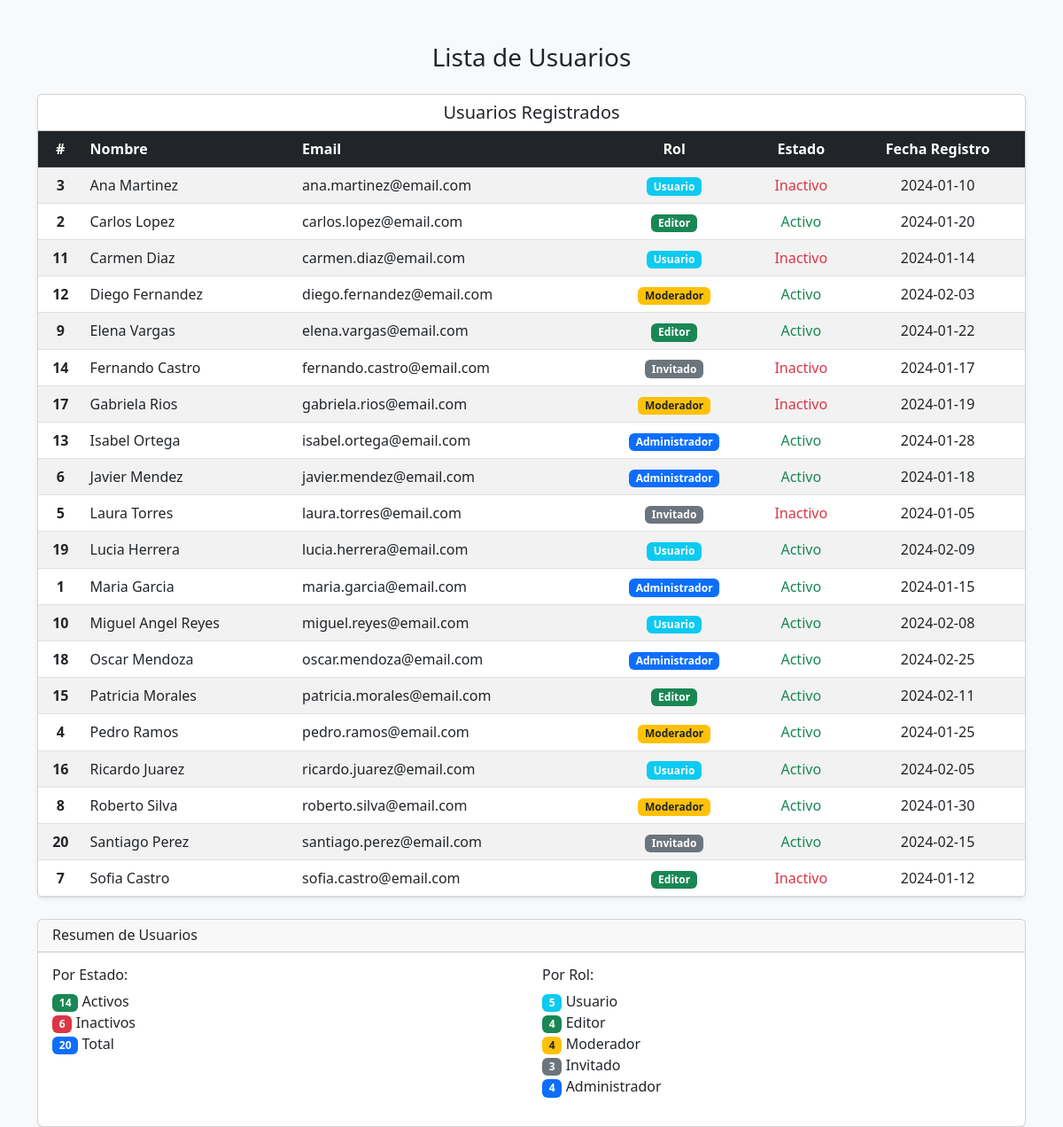
Screenshot of /usuarios/tabla_usuarios_03_bd.php with the database file from the repository.
### tables this page shows
CREATE TABLE IF NOT EXISTS usuarios (
    id INT PRIMARY KEY AUTO_INCREMENT,
    nombre VARCHAR(100) NOT NULL,
    email VARCHAR(150) UNIQUE NOT NULL,
    rol ENUM('Administrador', 'Editor', 'Moderador', 'Usuario', 'Invitado') NOT NULL,
    estado ENUM('activo', 'inactivo') NOT NULL DEFAULT 'activo',
    fecha_registro DATE NOT NULL,
    fecha_creacion TIMESTAMP DEFAULT CURRENT_TIMESTAMP,
    fecha_actualizacion TIMESTAMP DEFAULT CURRENT_TIMESTAMP ON UPDATE CURRENT_TIMESTAMP
);

### usuarios/dao/include_vars.php (called while the page is built, shortened)
<?php
$continuaSql = true;
?>

### usuarios/dao/include_mysql.php (called while the page is built, shortened)
<?php
function sqlQuery($connBD, $consulta) {
	global $continuaSql;
	try {
		$cursor = null;
		if ( ($continuaSql) && (!is_null($connBD)) ) {
			@ $cursor = $connBD->query($consulta);
		}
		return $cursor;
	} catch (Exception $e) {
		$errorSql=$e->getMessage();
		$continuaSql=false;
		return null;
	}
}
function sqlResultArray($connBD, $cursor) {
	global $continuaSql;
    $arrayResult=array();
	try {
		if ( ($continuaSql) && (!is_null($cursor)) ) {
			@ $arrayResult = $cursor->fetch_all(MYSQLI_ASSOC);
		}
		return $arrayResult;
	} catch (Exception $e) {
		$errorSql=$e->getMessage();
		$continuaSql=false;
		return null;
	}
}
?>

### usuarios/tabla_usuarios_03_bd.php (the view, shortened to what this page needs)
<?php
	require_once "dao/include_mysql.php";
	require_once "dao/include_vars.php";
	$sqlSelect="SELECT * FROM usuarios ORDER BY nombre";
	$sqlBD = SqlConecta($hostSql, $userSql, $passSql, $basedatosSql);
	$sqlCursor=sqlQuery($sqlBD, $sqlSelect);
	$usuarios=sqlResultArray($sqlBD, $sqlCursor);
	function obtenerColorRol($rol) {
		$clases = [
				'Administrador' => 'bg-primary',
				'Editor' => 'bg-success',
				'Usuario' => 'bg-info',
				'Moderador' => 'bg-warning text-dark',
				'Invitado' => 'bg-secondary'
			];
		$resul="bg-secondary";
		if (isset($clases[$rol])) {
			$resul=$clases[$rol];
		}
		return $resul;
	}
	function obtenerClaseEstado($estado) {
		return $estado === 'activo' ? 'status-activo' : 'status-inactivo';
	}
	function obtenerTextoEstado($estado) {
		return $estado === 'activo' ? 'Activo' : 'Inactivo';
	}
?>
<!DOCTYPE html>
<html lang="es">
<head>
    <link href="extension/bootstrap/bootstrap.min.css" rel="stylesheet">
</head>
<body class="bg-light">
    <div class="container mt-5">
        <div class="row">
            <div class="col-12">
                <h1 class="h3 text-center mb-4">Lista de Usuarios</h1>
                <div class="card shadow-sm">
                    <div class="card-header bg-white text-center">
                        <h5 class="card-title mb-0">Usuarios Registrados</h5>
                    </div>
                    <div class="card-body p-0">
                        <div class="table-responsive">
                            <table class="table table-hover table-striped mb-0">
                                <thead class="table-dark">
                                    <tr>
                                        <th scope="col" class="text-center">#</th>
                                        <th scope="col">Nombre</th>
                                        <th scope="col">Email</th>
                                        <th scope="col" class="text-center">Rol</th>
                                        <th scope="col" class="text-center">Estado</th>
                                        <th scope="col" class="text-center">Fecha Registro</th>
                                    </tr>
                                </thead>
                                <tbody>
                                    <?php
                                    for ($i = 0; $i < count($usuarios); $i++) {
                                        $usuario = $usuarios[$i];
                                        $claseColorRol = obtenerColorRol($usuario['rol']);
                                        $claseEstado = obtenerClaseEstado($usuario['estado']);
                                        $textoEstado = obtenerTextoEstado($usuario['estado']);
                                    ?>
                                    <tr>
                                        <th scope="row" class="text-center"><?php echo $usuario['id']; ?></th>
                                        <td><?php echo $usuario['nombre']; ?></td>
                                        <td><?php echo $usuario['email']; ?></td>
                                        <td class="text-center">
                                            <span class="badge <?php echo $claseColorRol; ?> badge-custom">
                                                <?php echo $usuario['rol']; ?>
                                            </span>
                                        </td>
                                        <td class="text-center">
                                            <span class="<?php echo $claseEstado; ?>">
                                                <?php echo $textoEstado; ?>
                                            </span>
                                        </td>
                                        <td class="text-center"><?php echo $usuario['fecha_registro']; ?></td>
                                    </tr>
                                    <?php
                                    }
                                    ?>
                                </tbody>
                            </table>
                        </div>
                    </div>
                </div>
                <div class="card mt-4">
                    <div class="card-header">
                        <h6 class="card-title mb-0">Resumen de Usuarios</h6>
                    </div>
                    <div class="card-body">
                        <?php
                        $activos = 0;
                        $inactivos = 0;
                        foreach ($usuarios as $usuario) {
                            if ($usuario['estado'] === 'activo') {
                                $activos++;
                            } else {
                                $inactivos++;
                            }
                        }
                        $roles = [];
                        foreach ($usuarios as $usuario) {
                            $rol = $usuario['rol'];
                            if (!isset($roles[$rol])) {
                                $roles[$rol] = 0;
                            }
                            $roles[$rol]++;
                        }
                        ?>
                        <div class="row">
                            <div class="col-md-6">
                                <h6>Por Estado:</h6>
                                <ul class="list-unstyled">
                                    <li><span class="badge bg-success"><?php echo $activos; ?></span> Activos</li>
                                    <li><span class="badge bg-danger"><?php echo $inactivos; ?></span> Inactivos</li>
                                    <li><span class="badge bg-primary"><?php echo count($usuarios); ?></span> Total</li>
                                </ul>
                            </div>
                            <div class="col-md-6">
                                <h6>Por Rol:</h6>
                                <ul class="list-unstyled">
                                    <?php
                                    foreach ($roles as $rol => $cantidad) {
                                        $claseColorRol = obtenerColorRol($rol);
                                        echo "<li><span class='badge $claseColorRol'>$cantidad</span> $rol</li>";
                                    }
                                    ?>
                                </ul>
                            </div>
                        </div>
                    </div>
                </div>
            </div>
        </div>
    </div>
</body>
</html>

### usuarios/tabla_usuarios_03_bd.php (style rules this page uses)
.status-activo { color: #198754; }
.status-inactivo { color: #dc3545; }
.badge-custom { font-size: 0.75em; }

### rows the page displays
usuarios: id "3", nombre "Ana Martinez", email "ana.martinez@email.com", rol "Usuario", estado "Inactivo", fecha_registro "2024-01-10"
usuarios: id "2", nombre "Carlos Lopez", email "carlos.lopez@email.com", rol "Editor", estado "Activo", fecha_registro "2024-01-20"
usuarios: id "11", nombre "Carmen Diaz", email "carmen.diaz@email.com", rol "Usuario", estado "Inactivo", fecha_registro "2024-01-14"
usuarios: id "12", nombre "Diego Fernandez", email "diego.fernandez@email.com", rol "Moderador", estado "Activo", fecha_registro "2024-02-03"
usuarios: id "9", nombre "Elena Vargas", email "elena.vargas@email.com", rol "Editor", estado "Activo", fecha_registro "2024-01-22"
usuarios: id "14", nombre "Fernando Castro", email "fernando.castro@email.com", rol "Invitado", estado "Inactivo", fecha_registro "2024-01-17"
usuarios: id "17", nombre "Gabriela Rios", email "gabriela.rios@email.com", rol "Moderador", estado "Inactivo", fecha_registro "2024-01-19"
usuarios: id "13", nombre "Isabel Ortega", email "isabel.ortega@email.com", rol "Administrador", estado "Activo", fecha_registro "2024-01-28"
usuarios: id "6", nombre "Javier Mendez", email "javier.mendez@email.com", rol "Administrador", estado "Activo", fecha_registro "2024-01-18"
usuarios: id "5", nombre "Laura Torres", email "laura.torres@email.com", rol "Invitado", estado "Inactivo", fecha_registro "2024-01-05"
usuarios: id "19", nombre "Lucia Herrera", email "lucia.herrera@email.com", rol "Usuario", estado "Activo", fecha_registro "2024-02-09"
usuarios: id "1", nombre "Maria Garcia", email "maria.garcia@email.com", rol "Administrador", estado "Activo", fecha_registro "2024-01-15"
usuarios: id "10", nombre "Miguel Angel Reyes", email "miguel.reyes@email.com", rol "Usuario", estado "Activo", fecha_registro "2024-02-08"
usuarios: id "18", nombre "Oscar Mendoza", email "oscar.mendoza@email.com", rol "Administrador", estado "Activo", fecha_registro "2024-02-25"
usuarios: id "15", nombre "Patricia Morales", email "patricia.morales@email.com", rol "Editor", estado "Activo", fecha_registro "2024-02-11"
usuarios: id "4", nombre "Pedro Ramos", email "pedro.ramos@email.com", rol "Moderador", estado "Activo", fecha_registro "2024-01-25"
usuarios: id "16", nombre "Ricardo Juarez", email "ricardo.juarez@email.com", rol "Usuario", estado "Activo", fecha_registro "2024-02-05"
usuarios: id "8", nombre "Roberto Silva", email "roberto.silva@email.com", rol "Moderador", estado "Activo", fecha_registro "2024-01-30"
usuarios: id "20", nombre "Santiago Perez", email "santiago.perez@email.com", rol "Invitado", estado "Activo", fecha_registro "2024-02-15"
usuarios: id "7", nombre "Sofia Castro", email "sofia.castro@email.com", rol "Editor", estado "Inactivo", fecha_registro "2024-01-12"

### other values shown
$activos "14"
$inactivos "6"
count($usuarios) "20"
$cantidad "5"
$rol "Usuario"
$rol "Editor"
$rol "Moderador"
$cantidad "3"
$rol "Invitado"
$rol "Administrador"
